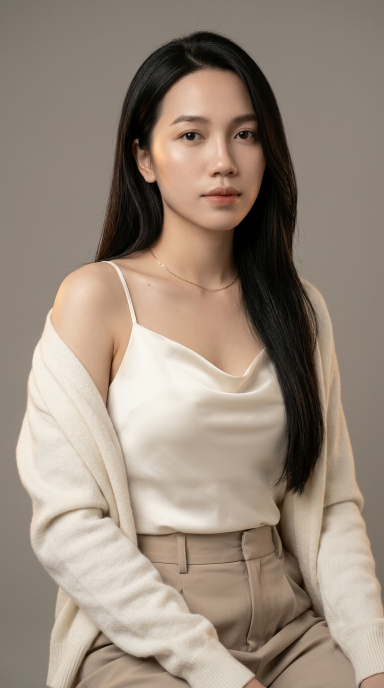
#> input picture affiliate_tiktok/dataset_koc/MASTER_KOC_DNA.jpg, 768 x 1376 px, found by its file name (shown at 1/2 size)
$ python test_face_lock.py
#> lines starting #> are read from the running program, lines starting #| are printed output that depends on the picture; after the words box and inside, x2 and y2 are one past the last pixel; in counts of white or black regions, pixels touching at a corner belong together
import numpy as np
from PIL import Image, ImageFilter

dna_path = r"./affiliate_tiktok\dataset_koc\MASTER_KOC_DNA.jpg"
g2_path = r"./affiliate_tiktok\dataset_koc\cinematic_koc_36_storyboard_v2.jpg"

dna = Image.open(dna_path).convert("RGB")
#> dna is the input picture: PIL image 768x1376 RGB; mean R, G, B 152.8, 138, 124.2
g2 = Image.open(g2_path).convert("RGB")
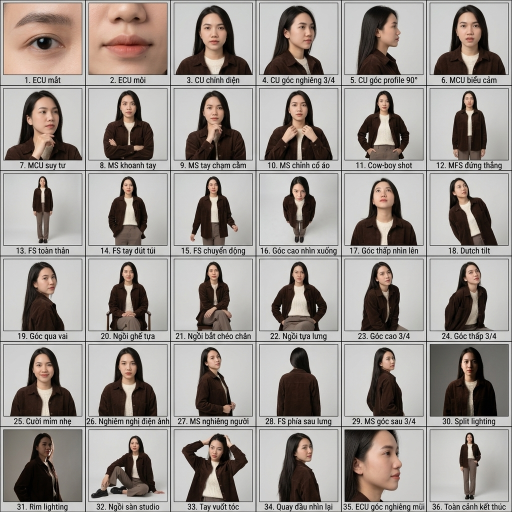
#> input picture affiliate_tiktok/dataset_koc/cinematic_koc_36_storyboard_v2.jpg, 1024 x 1024 px, found by its file name (shown at 1/2 size)
#> g2 is the input picture: PIL image 1024x1024 RGB; mean R, G, B 155, 148.1, 143.4

# Build hair-free inner feature mask on MASTER_KOC_DNA.jpg (768x1376)
# Brows: y=225..245, Eyes: y=255..280 (left eye x=348..405, right eye x=462..502)
# Nose: x=415..468, y=265..355
# Mouth: x=402..474, y=372..415
def build_dna_clean_feature_mask(size):
    w, h = size
    yy, xx = np.mgrid[0:h, 0:w].astype(np.float32)
    cx = 430.0
    cy = 320.0
    # Asymmetric right boundary so it stays strictly left of the hair strand at x >= 504
    rx_left = 96.0
    # Taper right radius from 74 at eye level (x=504) down to 56 at mouth level (x=486)
    rx_right = 74.0 - 0.14 * np.clip(yy - 265.0, 0.0, 160.0)
    ry_top = 102.0  # reaches y = 218 (cleanly above eyebrows at y=228)
    ry_bot = 115.0  # reaches y = 435 (cleanly below lips at y=412)

    dx = np.where(xx < cx, (cx - xx) / rx_left, (xx - cx) / np.maximum(rx_right, 1.0))
    dy = np.where(yy < cy, (cy - yy) / ry_top, (yy - cy) / ry_bot)
    dist = np.sqrt(dx * dx + dy * dy)

    # Flat top 1.0 out to dist=0.76, smooth cosine feather 0.76..1.0
    m = np.clip((1.0 - dist) / 0.24, 0.0, 1.0)
    m = 0.5 - 0.5 * np.cos(m * np.pi)
    return Image.fromarray((m * 255).astype(np.uint8))

DNA_CLEAN_MASK = build_dna_clean_feature_mask(dna.size)

def sculpt_and_lock_dna(img_512, eye_mid, mouth_pt, nose_pt=None, jaw_slim=0.16, nose_slim=0.22, lock_features=True, eye_dist_dst=82.0):
    arr = np.asarray(img_512, dtype=np.float32)
    h, w, _ = arr.shape
    em = np.array(eye_mid, dtype=np.float32)
    mo = np.array(mouth_pt, dtype=np.float32)
    no = 0.38 * em + 0.62 * mo if nose_pt is None else np.array(nose_pt, dtype=np.float32)

    face_h = np.linalg.norm(mo - em)
    yy, xx = np.mgrid[0:h, 0:w].astype(np.float32)

    # 1. Smooth V-line cheek/jaw slimming + petite nose slimming
    jaw_cx, jaw_cy = mo[0], 0.25 * em[1] + 0.75 * mo[1]
    dx_j = (xx - jaw_cx) / max(face_h * 1.15, 1.0)
    dy_j = (yy - jaw_cy) / max(face_h * 1.25, 1.0)
    pull_jaw = np.exp(-(dx_j * dx_j + dy_j * dy_j) * 1.45) * np.clip((dy_j + 0.35) / 0.45, 0.0, 1.0) * jaw_slim

    nose_cx, nose_cy = no[0], 0.45 * em[1] + 0.55 * no[1]
    dx_n = (xx - nose_cx) / max(face_h * 0.28, 1.0)
    dy_n = (yy - nose_cy) / max(face_h * 0.42, 1.0)
    pull_nose = np.exp(-(dx_n * dx_n + dy_n * dy_n) * 1.8) * nose_slim

    src_x = np.clip(xx + (xx - jaw_cx) * pull_jaw + (xx - nose_cx) * pull_nose, 0, w - 1.001)
    chin_cy = mo[1] + 0.42 * face_h
    dy_c = (yy - chin_cy) / max(face_h * 0.5, 1.0)
    src_y = np.clip(yy + np.exp(-(dx_j * dx_j + dy_c * dy_c) * 2.0) * (face_h * 0.025), 0, h - 1.001)

    x0, y0 = np.floor(src_x).astype(np.int32), np.floor(src_y).astype(np.int32)
    wx, wy = (src_x - x0)[:, :, None], (src_y - y0)[:, :, None]
    warped = (arr[y0, x0] * (1 - wx) + arr[y0, x0 + 1] * wx) * (1 - wy) + (arr[y0 + 1, x0] * (1 - wx) + arr[y0 + 1, x0 + 1] * wx) * wy

    # Nose bridge studio highlight
    dx_hl = (xx - nose_cx) / max(face_h * 0.055, 1.0)
    dy_hl = (yy - (0.48 * em[1] + 0.52 * no[1])) / max(face_h * 0.30, 1.0)
    hl = np.exp(-(dx_hl * dx_hl * 1.5 + dy_hl * dy_hl * 1.8))[:, :, None]
    warped = warped + hl * np.array([10.0, 8.5, 7.0], dtype=np.float32)

    if lock_features:
        # Orthogonal similarity warp from MASTER_KOC_DNA (src_cx=431, src_cy=267, eye_dist=110, eye_to_mouth=125)
        sx = 110.0 / max(eye_dist_dst, 1.0)
        sy = 125.0 / max(mo[1] - em[1], 1.0)
        aff = (sx, 0.0, 431.0 - sx * float(em[0]), 0.0, sy, 267.0 - sy * float(em[1]))
        w_dna = np.asarray(dna.transform((512, 512), Image.Transform.AFFINE, data=aff, resample=Image.Resampling.BICUBIC), dtype=np.float32)
        w_mask = np.asarray(DNA_CLEAN_MASK.transform((512, 512), Image.Transform.AFFINE, data=aff, resample=Image.Resampling.BICUBIC), dtype=np.float32) / 255.0

        # Match skin tone strictly on the feather zone (0.2 < w_mask < 0.85)
        ring = (w_mask > 0.20) & (w_mask < 0.85)
        if np.any(ring):
            for c in range(3):
                t_m, s_m = np.mean(warped[:, :, c][ring]), np.mean(w_dna[:, :, c][ring])
                t_s, s_s = np.std(warped[:, :, c][ring]) + 1e-5, np.std(w_dna[:, :, c][ring]) + 1e-5
                w_dna[:, :, c] = (w_dna[:, :, c] - s_m) * (0.82 * t_s / s_s + 0.18) + (0.85 * t_m + 0.15 * s_m)

        m3 = (w_mask * 0.92)[:, :, None]
        warped = warped * (1.0 - m3) + np.clip(w_dna, 0, 255) * m3

    res = Image.fromarray(np.clip(warped, 0, 255).astype(np.uint8))
    return res.filter(ImageFilter.UnsharpMask(radius=1.1, percent=55, threshold=2))

def extract_cell_512(grid_img, r, c, top=7, bot=21, left=7, right=7):
    w, h = grid_img.size
    cw, ch = w / 6.0, h / 6.0
    box = (int(round(c * cw)) + left, int(round(r * ch)) + top, int(round((c + 1) * cw)) - right, int(round((r + 1) * ch)) - bot)
    return grid_img.crop(box).resize((512, 512), Image.Resampling.LANCZOS)

c3 = extract_cell_512(g2, 0, 2)
out3 = sculpt_and_lock_dna(c3, (257.0, 182.0), (258.0, 276.0), (258.0, 236.0), lock_features=True, eye_dist_dst=82.0)
#> in sculpt_and_lock_dna, `x0, y0 = np.floor(src_x).astype(np.int32), np.floor(src_y).astype(np.i..`:
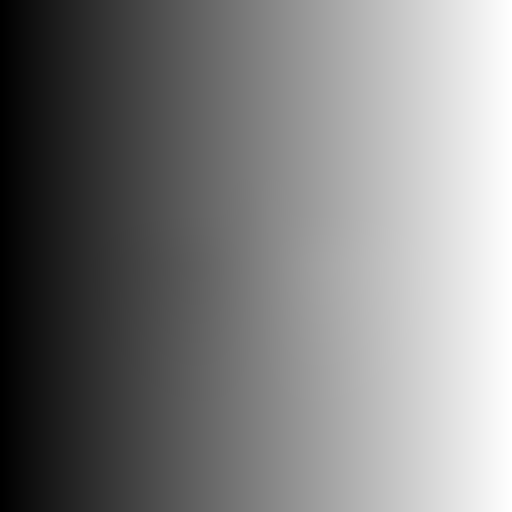
#> src_x: shape (512, 512) float32; min 0, max 511, mean 255.5; drawn with min black and max white
#> in sculpt_and_lock_dna, `x0, y0 = np.floor(src_x).astype(np.int32), np.floor(src_y).astype(np.i..`:
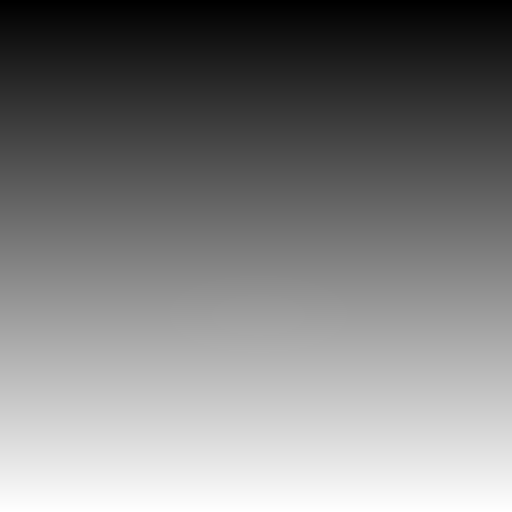
#> src_y: shape (512, 512) float32; min 1.96e-44, max 511, mean 255.6; drawn with min black and max white
#> in sculpt_and_lock_dna, `ring = (w_mask > 0.20) & (w_mask < 0.85)`:
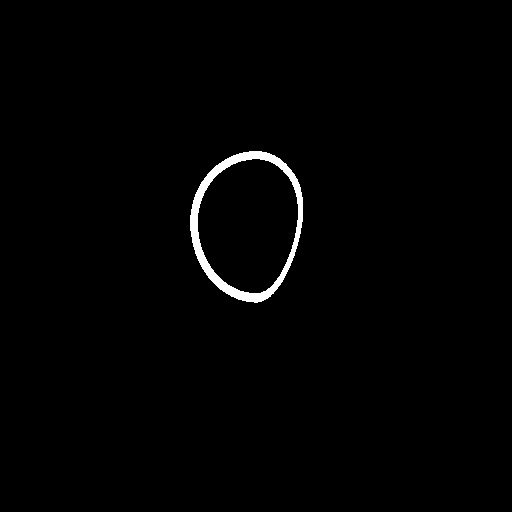
#> ring: shape (512, 512) bool; 1.1% white; 1 white region, box (x1, y1, x2, y2) and area: (190, 151, 303, 303) 2875
#> the loop in sculpt_and_lock_dna, `for c in range(3):` made 3 passes
#> (t_m, s_m, t_s, s_s) on passes 1 to 3: (191, 177.9, 35.12, 45.96), (148.8, 137.7, 33.82, 43.73), (127.7, 116.8, 30.74, 40.73)
#> after the loop in sculpt_and_lock_dna, `for c in range(3):`:
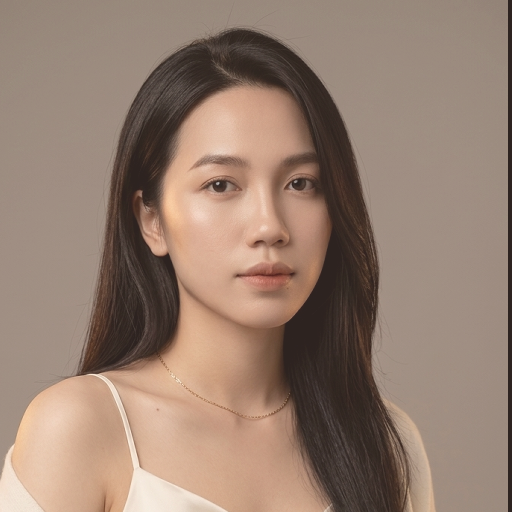
#> w_dna: shape (512, 512, 3) float32; mean R, G, B 150.5, 127.5, 112.9
#> in sculpt_and_lock_dna, `warped = warped * (1.0 - m3) + np.clip(w_dna, 0, 255) * m3`:
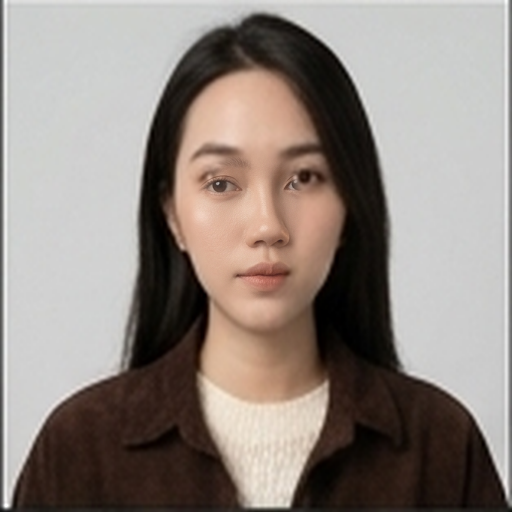
#> warped: shape (512, 512, 3) float64; mean R, G, B 144.9, 134.9, 128.6

comp = Image.new("RGB", (1024, 512))
#> comp: PIL image 1024x512 RGB; every value is 0
comp.paste(dna.crop((140, 60, 660, 580)).resize((512, 512), Image.Resampling.LANCZOS), (0, 0))
comp.paste(out3, (512, 0))
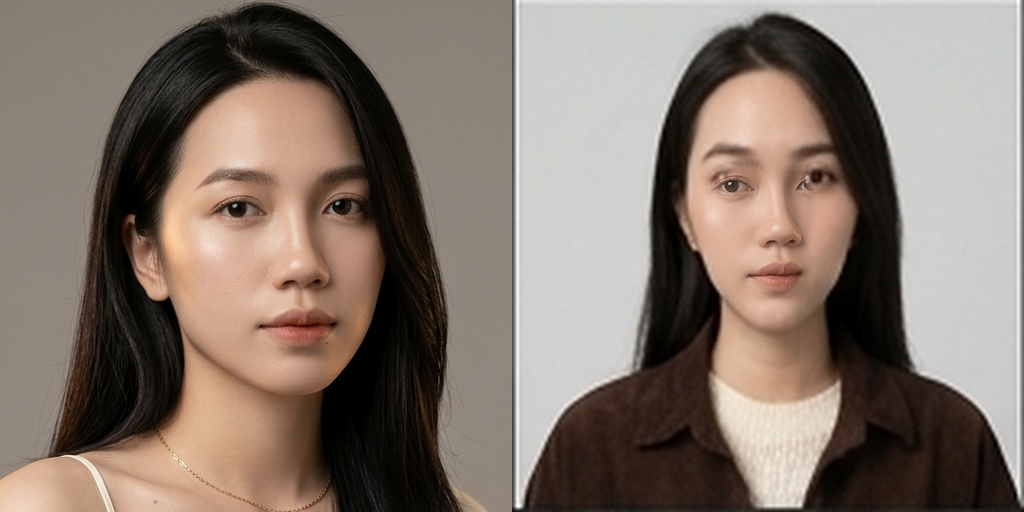
#> comp: PIL image 1024x512 RGB; mean R, G, B 131.9, 117.9, 108.2
comp.save(r"./affiliate_tiktok\dataset_koc\debug_sculpt_plus_dna.jpg", quality=95)
print("Saved debug_sculpt_plus_dna.jpg")
